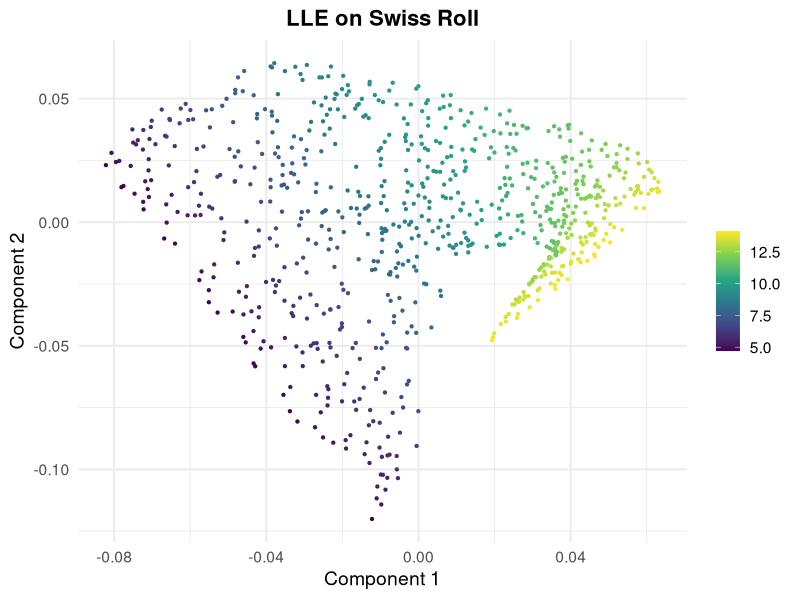

Write R code to recreate this figure.
# ---- Dimensionality Reduction: LLE on Swiss Roll (R) ----
# install.packages("ggplot2")  # run once if needed
library(ggplot2)

# ---------------------------
# Generate Swiss Roll data (same generator as lesson)
# ---------------------------
generate_swiss_roll <- function(n_samples = 1500, noise = 0.05, seed = 42) {
  set.seed(seed)
  t <- 1.5 * pi * (1 + 2 * runif(n_samples))
  h <- 21 * runif(n_samples)
  X <- cbind(
    x = t * cos(t) + rnorm(n_samples, sd = noise),
    y = h           + rnorm(n_samples, sd = noise),
    z = t * sin(t) + rnorm(n_samples, sd = noise)
  )
  list(X = X, color = t)  # continuous color, same as lesson
}

# --- Task-specific settings (only differences from lesson) ---
n_samples <- 800
noise <- 0.1
swiss <- generate_swiss_roll(n_samples, noise, seed = 42)
X <- swiss$X
color <- swiss$color

# ---------------------------
# Minimal LLE (same implementation & signature as lesson)
# ---------------------------
lle <- function(X, k = 10, d = 2, reg = 1e-3) {
  X <- as.matrix(X)
  n <- nrow(X)
  D2 <- as.matrix(dist(X))^2

  # k-nearest neighbors (exclude self)
  Nbrs <- t(apply(D2, 1, function(row) order(row)[2:(k + 1)]))

  # Reconstruction weights
  W <- matrix(0, n, n)
  for (i in 1:n) {
    idx <- Nbrs[i, ]
    Xi  <- X[idx, , drop = FALSE]
    xi  <- X[i,  , drop = FALSE]

    Z <- sweep(Xi, 2, xi)
    C <- Z %*% t(Z)
    C <- C + diag(reg * sum(diag(C)), k)  # regularization

    ones <- rep(1, k)
    w <- solve(C, ones)
    w <- w / sum(w)

    W[i, idx] <- w
  }

  # Embedding: bottom non-trivial eigenvectors of M = (I - W)'(I - W)
  I <- diag(n)
  M <- t(I - W) %*% (I - W)
  ev <- eigen(M, symmetric = TRUE)
  ord <- order(ev$values, decreasing = FALSE)
  Y <- ev$vectors[, ord[2:(d + 1)], drop = FALSE]

  list(Y = Y, W = W)
}

# --- Run LLE with task's neighbor count (k = 10) ---
k <- 10
d <- 2
reg <- 1e-3

set.seed(42)
lle_fit <- lle(X, k = k, d = d, reg = reg)
X_lle <- lle_fit$Y

# ---------------------------
# Build dataframe for ggplot (same fields & facet layout)
# ---------------------------
df <- data.frame(x = X_lle[,1], y = X_lle[,2], color = color, method = "LLE (k=10)")

# ---------------------------
# Plot (white background, same theme style as lesson)
# ---------------------------
plot <- ggplot(df, aes(x, y, color = color)) +
  geom_point(size = 0.8) +
  scale_color_viridis_c() +
  labs(
    title = "LLE on Swiss Roll",
    x = "Component 1", y = "Component 2", color = NULL
  ) +
  theme_minimal(base_size = 14) +
  theme(
    panel.background = element_rect(fill = "white", color = NA),
    plot.background  = element_rect(fill = "white", color = NA),
    strip.background = element_rect(fill = "white", color = NA),
    plot.title       = element_text(face = "bold", size = 16, hjust = 0.5),
    strip.text       = element_text(face = "bold", size = 14)
  )

print(plot)

# TODO: Print the reconstruction error for LLE
reconstruction_error <- sum((X_lle - lle_fit$W %*% X_lle)^2)

cat("LLE Reconstruction Error:", reconstruction_error, "\n")
